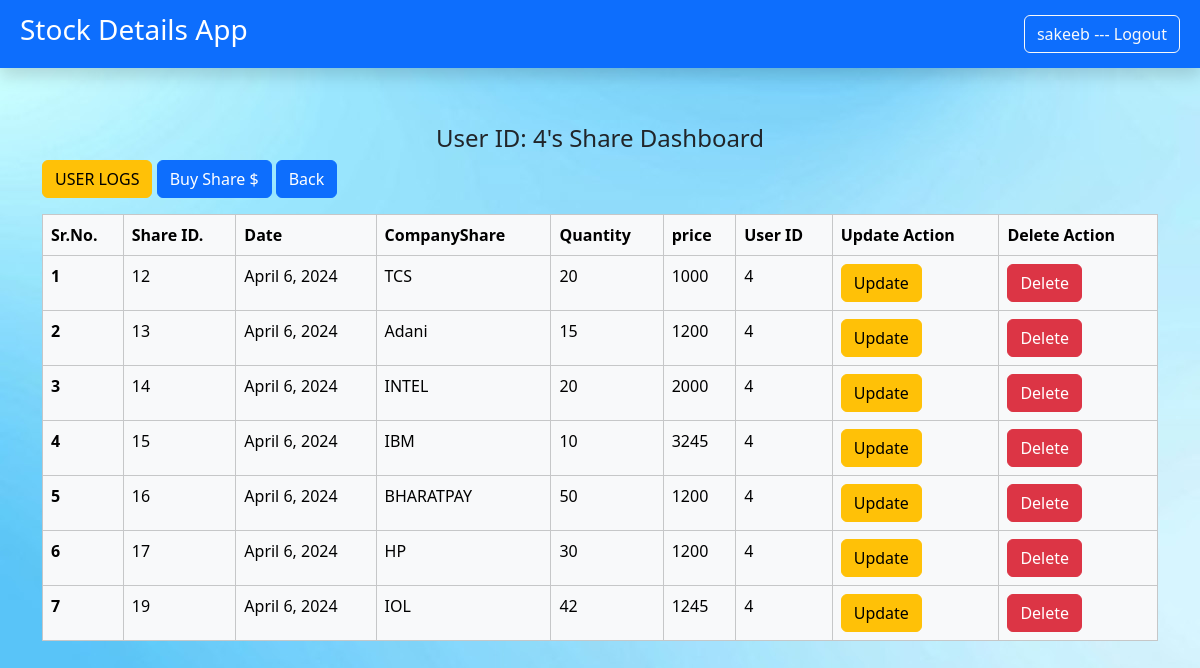
Screenshot of /shareslist/4 (signed in) with the database file from the repository.
### sharesapp/models.py (models this page shows)
class UserShareDetails(models.Model):
    s_id=models.BigAutoField(auto_created=True,primary_key=True)
    date=models.DateField(auto_now=True)
    companyshare=models.CharField(max_length=50)
    quantity=models.IntegerField()
    price=models.BigIntegerField()
    user_id=models.ForeignKey(User,related_name='UserShare',on_delete=models.CASCADE)

### sharesapp/views.py (the view, shortened to what this page needs)
# urls.py: path('shareslist/<int:id>',views.shareslist ,name="SHARE_LIST"),
@login_required(login_url="LOG_IN")
def shareslist(request,id=None,s_id=None):
    userdata =UserShareDetails.objects.all().filter(user_id_id=id)
    return render(request,'sharesapp/shares_list.html',{'data':userdata,'id':id})

### sharesapp/templates/sharesapp/shares_list.html (shortened to what this page needs)
{% extends "base.html" %}
{% block content %}
<div class="container mt-2">
    <div class="row">
        <div class="col-md-12 mx-auto">
          <ul class="nav justify-content-center mt-2">
            <li class="nav-item">
               <h4> User ID: {{id}}'s Share Dashboard</h4>
            </li>
          </ul>
        </div>
    </div>
    <div class="row">
      <div class="col-md-12 mx-auto">
        <body>
            <a button type="button" class="btn btn-warning" href="{% url 'USER_LOGS' id %}">USER LOGS </a>
             <button type="button" class="btn btn-primary" data-bs-toggle="modal" data-bs-target="#staticBackdrop">
              Buy Share $
            </button>
          <a class="btn btn-primary" href= "{% url 'USER_LIST'  %}" >Back</a>
            <table class="table table-bordered border-primary mt-3">
                <thead>
                    <tr class="table-light">
                    <th scope="col">Sr.No.</th>
                    <th scope="col">Share ID.</th>
                    <th scope="col">Date</th>
                    <th scope="col">CompanyShare</th>
                    <th scope="col">Quantity</th>
                    <th scope="col">price</th>
                    <th scope="col">User ID</th>
                    <th scope="col ">Update Action</th>
                    <th scope="col ">Delete Action</th>
                    </tr>
                </thead>
                <tbody>
                    {% for record in data %}
                    <tr class="table-light">
                        <th scope="row">{{forloop.counter}}</th>
                        <td>{{ record.s_id }}</td>
                        <td>{{ record.date }}</td>
                        <td>{{ record.companyshare }}</td>
                        <td>{{ record.quantity }}</td>
                        <td>{{ record.price }}</td>
                        <td>{{ record.user_id_id }}</td>
                        <td><a class="btn btn-warning " href= "{% url 'EDIT_SHARE' record.user_id_id record.s_id  %} " >Update </a></td>
                        <td><a class="btn btn-danger" href= "{% url 'DEL_SHARE' record.user_id_id record.s_id  %} " >Delete </a></td>
                    </tr>
                    {% endfor %}
                </tbody>
            </table>
       </div>
     </div>
</div>
{% endblock content %}

### sharesapp/templates/sharesapp/base.html (shortened to what this page needs)
<!doctype html>
{% load static %}
<html lang="en">
  <head>
    <link href="https://cdn.jsdelivr.net/npm/bootstrap@5.3.2/dist/css/bootstrap.min.css" rel="stylesheet">
  </head>
  <body background="{% static 'images\bg7.jpg' %}" background-repeat: repeat;>
    <nav class="navbar navbar-dark bg-primary shadow p-2 mb-5" style="background-color: #e3f2fd;">
      <div class="container-fluid  ">
        <a class="navbar-brand "><h3> Stock Details App</h3></a>
        <form class="d-flex" role="search">
         {% if request.user.is_authenticated %}
         <a href="{% url "LOG_OUT" %}" class="btn btn-outline-light align-content-lg-end ms-2"> {{ request.user}} --- Logout</a>
         {% else %}
            <a href="{% url "LOG_IN" %}" class="btn btn-outline-light align-content-lg-end ms-2">Log-in</a>
         {% endif %}
        </form>
      </div>
    </nav>
    {% block content %} {% endblock content %}
  </body>
</html>

### rows the page displays
UserShareDetails: s_id "12", date "April 6, 2024", companyshare "TCS", quantity "20", price "1000", user_id_id "4"
UserShareDetails: s_id "13", date "April 6, 2024", companyshare "Adani", quantity "15", price "1200", user_id_id "4"
UserShareDetails: s_id "14", date "April 6, 2024", companyshare "INTEL", quantity "20", price "2000", user_id_id "4"
UserShareDetails: s_id "15", date "April 6, 2024", companyshare "IBM", quantity "10", price "3245", user_id_id "4"
UserShareDetails: s_id "16", date "April 6, 2024", companyshare "BHARATPAY", quantity "50", price "1200", user_id_id "4"
UserShareDetails: s_id "17", date "April 6, 2024", companyshare "HP", quantity "30", price "1200", user_id_id "4"
UserShareDetails: s_id "19", date "April 6, 2024", companyshare "IOL", quantity "42", price "1245", user_id_id "4"

### other values shown
{{ request.user }} "sakeeb"
{{ id }} "4"
